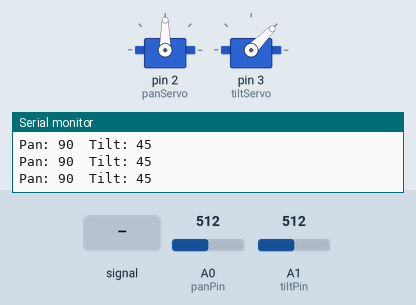
Simulated run of this sketch. Board: Arduino Uno, built with avr-gcc and run on an emulated ATmega328P. Parts: 2 × servo, the last lines printed to the serial monitor. The inputs (shaded band) are chosen by the test bench; at power-on: A0 (panPin) = 512, A1 (tiltPin) = 512.

Above: at 1.2 s.
1.3 s: A0 (panPin) fed a 200 Hz sine of ±255 counts around its level
4.3 s: A0 (panPin) set to 716
5.8 s: A1 (tiltPin) set to 716
At 6.2 s:
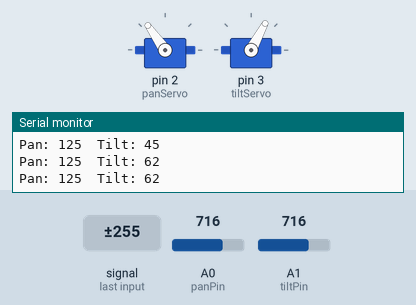
7.3 s: A0 (panPin) set to 900
At 8.5 s:
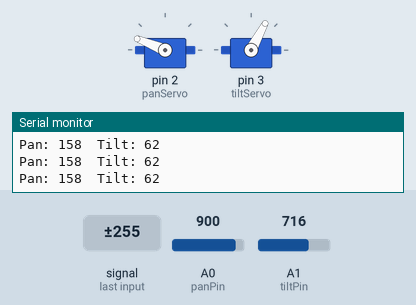
8.8 s: A1 (tiltPin) set to 511
At 10.0 s:
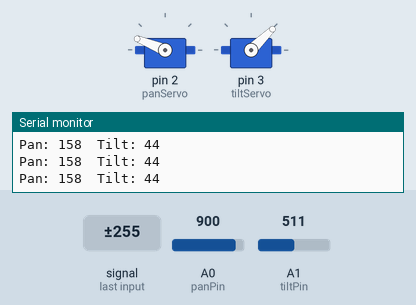
10.3 s: A0 (panPin) set to 1023
At 10.9 s:
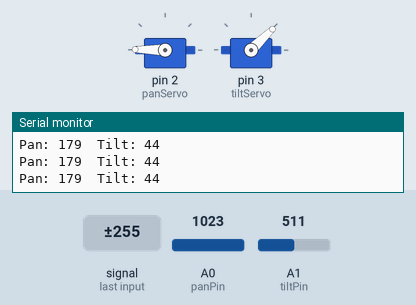
Timing chart, 0 to 12.8 s (numbered marks = the images above; inputs shaded):
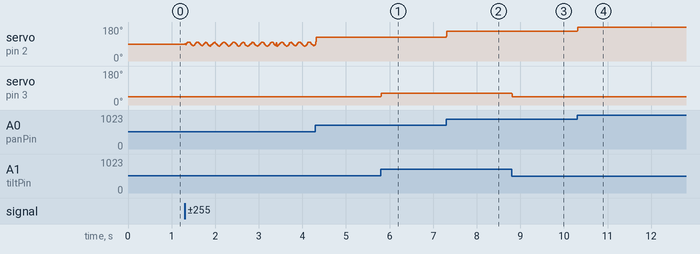

The sketch:

pan_and_tilt_servos.ino
```cpp
#include <Servo.h>
Servo panServo;
Servo tiltServo;

const int panPin = A0, tiltPin = A1;
float smoothPan = 512, smoothTilt = 512;
float alpha = 0.85; // Smoothing: 0.9 = very smooth, 0.1 = raw

unsigned long lastPrint = 0;

void setup() {
  // Calibrate pulse widths for full SG90 range (adjust these if it stalls)
  panServo.attach(2, 500, 2500);
  tiltServo.attach(3, 500, 2500);
  Serial.begin(9600);
}

void loop() {
  // Smooth the noisy analog signal
  smoothPan = (alpha * smoothPan) + ((1 - alpha) * analogRead(panPin));
  smoothTilt = (alpha * smoothTilt) + ((1 - alpha) * analogRead(tiltPin));

  // Map to degrees. If it jitters at ends, change 0/180 to 10/170.
  int panAngle = map(smoothPan, 0, 1023, 0, 180);
  int tiltAngle = map(smoothTilt, 0, 1023, 0, 90);

  panServo.write(panAngle);
  tiltServo.write(tiltAngle);

  // Print debugging data every 200ms without slowing down the motor
  if (millis() - lastPrint > 200) {
    Serial.print("Pan: "); Serial.print(panAngle);
    Serial.print("\tTilt: "); Serial.println(tiltAngle);
    lastPrint = millis();
  }
}
```

Measured:
- after the input at 5.8 s, servo on pin 3 (tiltServo): 45° → 62° at once
- after the input at 7.3 s, servo on pin 2 (panServo): 125° → 158° at once
- after the input at 8.8 s, servo on pin 3 (tiltServo): 62° → 44° at once
- after the input at 10.3 s, servo on pin 2 (panServo): 158° → 179° at once
